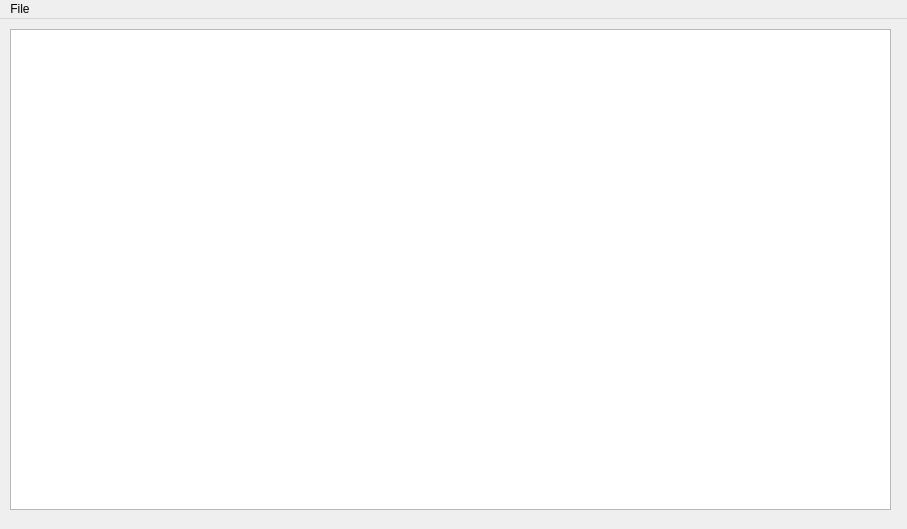
<?xml version="1.0" encoding="UTF-8"?>
<ui version="4.0">
 <class>MainWindow</class>
 <widget class="QMainWindow" name="MainWindow">
  <property name="geometry">
   <rect>
    <x>0</x>
    <y>0</y>
    <width>907</width>
    <height>529</height>
   </rect>
  </property>
  <property name="windowTitle">
   <string>MainWindow</string>
  </property>
  <widget class="QWidget" name="centralwidget">
   <widget class="QTextEdit" name="textEdit">
    <property name="geometry">
     <rect>
      <x>10</x>
      <y>10</y>
      <width>881</width>
      <height>481</height>
     </rect>
    </property>
   </widget>
  </widget>
  <widget class="QMenuBar" name="menubar">
   <property name="geometry">
    <rect>
     <x>0</x>
     <y>0</y>
     <width>907</width>
     <height>22</height>
    </rect>
   </property>
   <widget class="QMenu" name="menuFile">
    <property name="title">
     <string>File</string>
    </property>
    <addaction name="actionOpen"/>
    <addaction name="actionFind"/>
    <addaction name="actionExit"/>
   </widget>
   <addaction name="menuFile"/>
  </widget>
  <action name="actionOpen">
   <property name="text">
    <string>Open</string>
   </property>
   <property name="toolTip">
    <string>Open</string>
   </property>
   <property name="shortcut">
    <string>Alt+O</string>
   </property>
  </action>
  <action name="actionFind">
   <property name="text">
    <string>Find</string>
   </property>
   <property name="toolTip">
    <string>Find</string>
   </property>
   <property name="shortcut">
    <string>Alt+F</string>
   </property>
  </action>
  <action name="actionExit">
   <property name="text">
    <string>E x i t</string>
   </property>
   <property name="toolTip">
    <string>Exit</string>
   </property>
   <property name="shortcut">
    <string>Alt+X</string>
   </property>
  </action>
 </widget>
 <resources/>
 <connections>
  <connection>
   <sender>actionOpen</sender>
   <signal>triggered()</signal>
   <receiver>MainWindow</receiver>
   <slot>onOpen()</slot>
   <hints>
    <hint type="sourcelabel">
     <x>-1</x>
     <y>-1</y>
    </hint>
    <hint type="destinationlabel">
     <x>542</x>
     <y>389</y>
    </hint>
   </hints>
  </connection>
  <connection>
   <sender>actionFind</sender>
   <signal>triggered()</signal>
   <receiver>MainWindow</receiver>
   <slot>onFind()</slot>
   <hints>
    <hint type="sourcelabel">
     <x>-1</x>
     <y>-1</y>
    </hint>
    <hint type="destinationlabel">
     <x>453</x>
     <y>264</y>
    </hint>
   </hints>
  </connection>
  <connection>
   <sender>actionExit</sender>
   <signal>triggered()</signal>
   <receiver>MainWindow</receiver>
   <slot>close()</slot>
   <hints>
    <hint type="sourcelabel">
     <x>-1</x>
     <y>-1</y>
    </hint>
    <hint type="destinationlabel">
     <x>453</x>
     <y>264</y>
    </hint>
   </hints>
  </connection>
 </connections>
 <slots>
  <slot>onOpen()</slot>
  <slot>onFind()</slot>
 </slots>
</ui>
